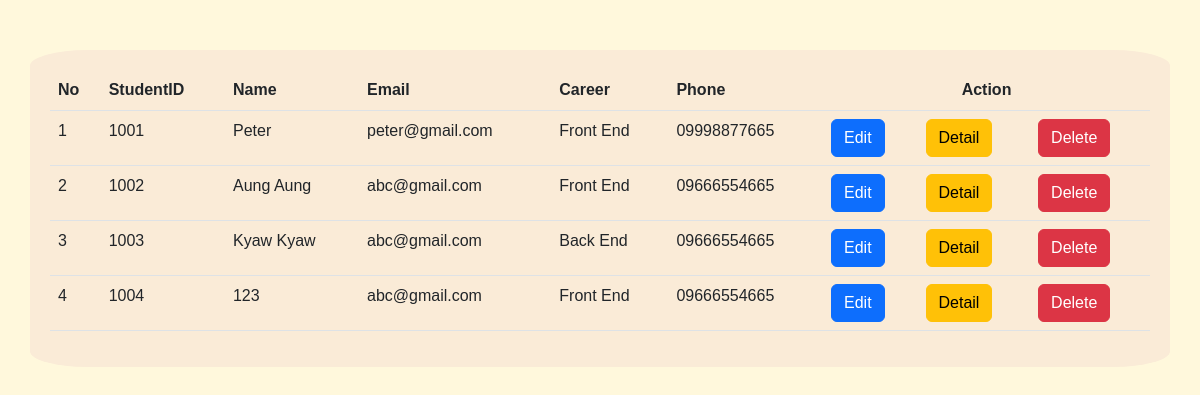
Page /table-view.php on the committed database.
### tables this page shows
CREATE TABLE `students` (
  `id` int(11) NOT NULL,
  `student_id` int(11) NOT NULL,
  `name` varchar(50) NOT NULL,
  `father_name` varchar(50) NOT NULL,
  `nrc` varchar(50) NOT NULL,
  `phone_no` varchar(20) NOT NULL,
  `email` varchar(30) NOT NULL,
  `gender` varchar(11) NOT NULL,
  `dob` date NOT NULL,
  `address` varchar(100) NOT NULL,
  `career` varchar(11) NOT NULL,
  `skill` varchar(255) NOT NULL,
  `file` varchar(50) NOT NULL,
  `flag` int(11) NOT NULL,
  `created_at` date NOT NULL,
  `updated_at` date NOT NULL
);

### table-view.php (the view, shortened to what this page needs)
<!DOCTYPE html>
<html lang="en">
<head>
    <link href="https://cdn.jsdelivr.net/npm/bootstrap@5.2.0-beta1/dist/css/bootstrap.min.css" rel="stylesheet">
    <link rel="stylesheet" href="style.css">
</head>
<body style="background-color: cornsilk;">
    <section style="margin: 50px 0;">
        <div class="container">
            <table class="table">
                <thead>
                    <tr>
                        <th scope="col">No</th>
                        <th scope="col">StudentID</th>
                        <th scope="col">Name</th>
                        <th scope="col">Email</th>
                        <th scope="col">Career</th>
                        <th scope="col">Phone</th>
                        <th scope="col" colspan="3" style="text-align: center;">Action</th>
                    </tr>
                </thead>
                <tbody>
                    <?php
                    require_once "conn.php";
                    $sql_query = "SELECT `student_id`,`name`,`nrc`,`dob`,`gender`,`file`, `email`,`career`,`phone_no` FROM students WHERE flag='1';";
                    $i = 0;
                    if ($result = $conn->query($sql_query)) {
                        while ($row = $result->fetch_assoc()) {
                            $stu_id = $row['student_id'];
                            $nrc = $row['nrc'];
                            $dob = $row['dob'];
                            $file = $row['file'];
                            $stu_name = $row['name'];
                            $email = $row['email'];
                            $gender = $row['gender'];
                            $career = $row['career'];
                            if($career=='1'){
                                $career_part = 'Front End';
                            }elseif($career=='2'){
                                $career_part = 'Back End';
                            }
                            $phone_no = $row['phone_no'];
                            $i++;
                    ?>
                            <tr class="trow">
                                <td><?php echo $i; ?></td>
                                <td><?php echo $stu_id; ?></td>
                                <td><?php echo $stu_name; ?></td>
                                <td><?php echo $email; ?></td>
                                <td><?php echo $career_part; ?></td>
                                <td><?php echo $phone_no; ?></td>
                                <td><a href="edit-form.php?id=<?php echo $stu_id; ?>&nrc=<?php echo $nrc; ?>&dob=<?php echo $dob; ?>&gender=<?php echo $gender; ?>&file=<?php echo $file; ?>" class="btn btn-primary">Edit</a></td>
                                <td><a href="detail.php?stu_id=<?php echo $stu_id; ?>" class="btn btn-warning">Detail</a></td>
                                <td><a href="delete-data.php?id=<?php echo $stu_id; ?>" class="btn btn-danger">Delete</a></td>
                            </tr>
                    <?php
                        }
                    }
                    ?>
                </tbody>
            </table>
        </div>
    </section>
</body>
</html>

### style.css (style rules this page uses)
.container { max-width: auto; margin: 0 auto; padding: 20px; background-color: antiquewhite; border-radius: 5%; }

### table-view.php (style rules this page uses)
body { font-family: 'Helvetica', sans-serif !important; }

### rows in the picture
students: student "1001", name "Peter", email "peter@gmail.com", career "Front End", phone_no "09998877665"
students: student "1002", name "Aung Aung", email "abc@gmail.com", career "Front End", phone_no "09666554665"
students: student "1003", name "Kyaw Kyaw", email "abc@gmail.com", career "Back End", phone_no "09666554665"
students: student "1004", name "123", email "abc@gmail.com", career "Front End", phone_no "09666554665"
